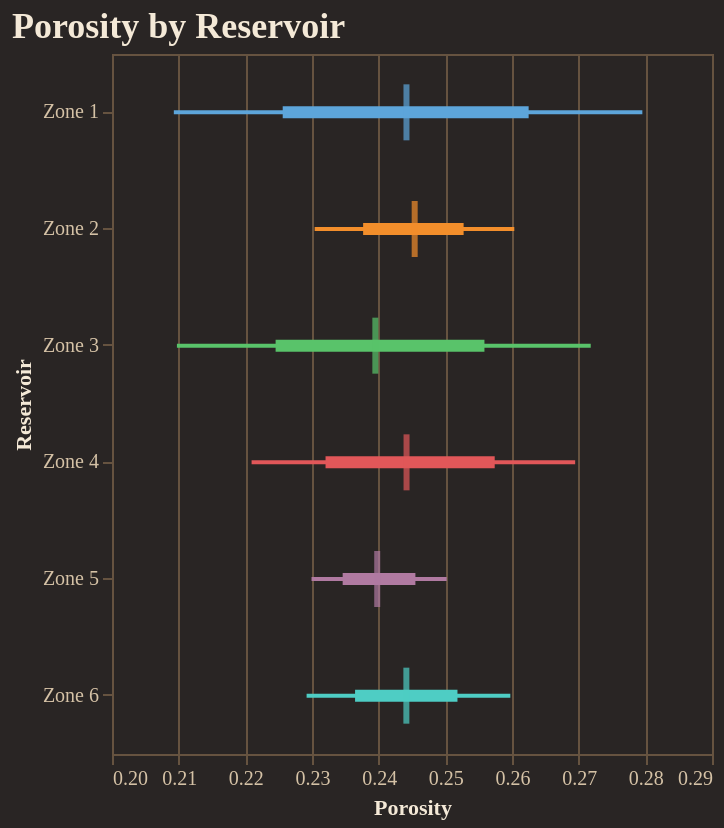

Notebook code for this chart:
### Code cell
fig = reporter.plotter.forest_plot(
    "Porosity", 
    backend=PLOTTING_BACKEND
)
fig.show()

### Figure 1 — Vega-Lite specification as saved in the notebook (floating-point values rounded to 4 significant figures)
{"config": {"background": "#292524", "view": {"fill": "#292524", "stroke": "#665340"}, "title": {"color": "#f4e9d7", "font": "Merriweather", "fontSize": 18, "fontWeight": 600, "subtitleColor": "#d5c2a6", "anchor": "start"}, "axis": {"domainColor": "#665340", "gridColor": "#665340", "tickColor": "#665340", "labelColor": "#d5c2a6", "titleColor": "#f4e9d7", "labelFont": "Merriweather", "titleFont": "Merriweather"}, "legend": {"titleColor": "#f4e9d7", "labelColor": "#d5c2a6", "labelFont": "Merriweather", "titleFont": "Merriweather", "orient": "top-right", "symbolType": "circle"}, "header": {"labelColor": "#d5c2a6", "titleColor": "#f4e9d7", "labelFont": "Merriweather", "titleFont": "Merriweather"}, "mark": {"color": "#c78d3b"}, "line": {"color": "#c78d3b"}, "bar": {"color": "#c78d3b"}, "point": {"color": "#ddb06d"}, "area": {"color": "#c78d3b", "opacity": 0.35}, "text": {"color": "#f4e9d7", "font": "Merriweather"}, "range": {"category": ["#5DA5DA", "#F28E2B", "#59C36A", "#E15759", "#B07AA1", "#4ECDC4", "#FF9DA7", "#EDC948"]}}, "layer": [{"mark": {"type": "rule", "strokeWidth": 2}, "encoding": {"color": {"field": "group", "legend": null, "type": "nominal"}, "x": {"field": "p10", "scale": {"zero": false}, "title": "Porosity", "type": "quantitative"}, "x2": {"field": "p90"}, "y": {"field": "group", "sort": ["Zone 1", "Zone 2", "Zone 3", "Zone 4", "Zone 5", "Zone 6"], "title": "Reservoir", "type": "nominal"}}}, {"mark": {"type": "rule", "strokeWidth": 6}, "encoding": {"color": {"field": "group", "legend": null, "type": "nominal"}, "x": {"field": "p25", "scale": {"zero": false}, "title": "Porosity", "type": "quantitative"}, "x2": {"field": "p75"}, "y": {"field": "group", "sort": ["Zone 1", "Zone 2", "Zone 3", "Zone 4", "Zone 5", "Zone 6"], "title": "Reservoir", "type": "nominal"}}}, {"mark": {"type": "tick", "color": "black", "size": 28, "thickness": 3}, "encoding": {"color": {"field": "group", "legend": null, "type": "nominal"}, "tooltip": [{"field": "group", "title": "Group", "type": "nominal"}, {"field": "p10", "title": "P10", "type": "quantitative"}, {"field": "p25", "title": "P25", "type": "quantitative"}, {"field": "median", "title": "Median", "type": "quantitative"}, {"field": "p75", "title": "P75", "type": "quantitative"}, {"field": "p90", "title": "P90", "type": "quantitative"}], "x": {"field": "median", "scale": {"zero": false}, "title": "Porosity", "type": "quantitative"}, "y": {"field": "group", "sort": ["Zone 1", "Zone 2", "Zone 3", "Zone 4", "Zone 5", "Zone 6"], "title": "Reservoir", "type": "nominal"}}}], "data": {"name": "data-adcc459a11e4397e6d380eea0a753d03"}, "height": 350, "title": "Porosity by Reservoir", "width": "container", "$schema": "https://vega.github.io/schema/vega-lite/v5.20.1.json", "datasets": {"data-adcc459a11e4397e6d380eea0a753d03": [{"group": "Zone 1", "p10": 0.2093, "p25": 0.2256, "median": 0.2442, "p75": 0.2625, "p90": 0.2796}, {"group": "Zone 2", "p10": 0.2304, "p25": 0.2377, "median": 0.2454, "p75": 0.2527, "p90": 0.2603}, {"group": "Zone 3", "p10": 0.2097, "p25": 0.2245, "median": 0.2395, "p75": 0.2559, "p90": 0.2718}, {"group": "Zone 4", "p10": 0.2209, "p25": 0.232, "median": 0.2442, "p75": 0.2574, "p90": 0.2695}, {"group": "Zone 5", "p10": 0.2299, "p25": 0.2346, "median": 0.2398, "p75": 0.2455, "p90": 0.2502}, {"group": "Zone 6", "p10": 0.2292, "p25": 0.2365, "median": 0.2442, "p75": 0.2518, "p90": 0.2597}]}}
